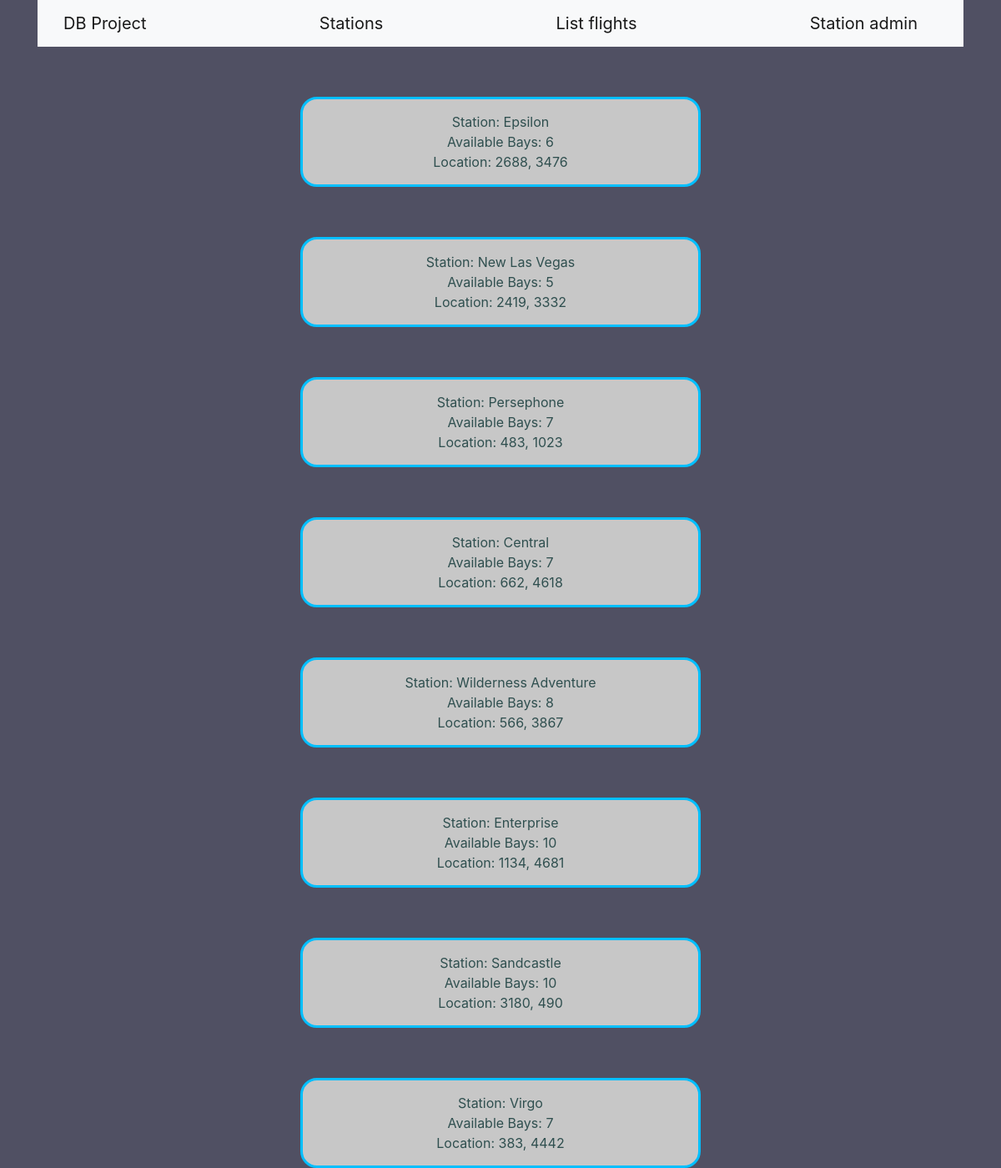
The app's page /stations with its own data.
### tables this page shows
CREATE TABLE Stations(name VARCHAR(30) UNIQUE, bays INT, xloc INT, yloc INT);

### main.py (the view, shortened to what this page needs)
@app.route('/stations', methods = ['GET', 'POST'])
def stations():
    con = sqlite3.connect("stations.db")
    cur = con.cursor()
    stations = con.execute("select * from Stations;")
    return render_template('stations.html', stations=stations)

### template/stations.html
{% extends "home.html" %}
{% block content %}
            {% for station in stations %}
                <p>
                Station: {{station[0]}}<br>
                Available Bays: {{station[1]}}<br>
                Location: {{station[2]}}, {{station[3]}}
                </p>
            {% endfor %}
{% endblock content %}

### template/home.html (shortened to what this page needs)
<!DOCTYPE html>
<html>
    <head>
        <link rel="stylesheet" href="https://cdn.jsdelivr.net/npm/bootstrap@4.5.3/dist/css/bootstrap.min.css">
    </head>
    <body>
        <div class="container">
            <nav class="navbar navbar-expand-md bg-light navbar-light fixed-left">
              <div class="container">
                <a class="navbar-brand mr-4" href="{{ url_for('home') }}">DB Project</a>
                <a class="navbar-brand mr-4" href="{{ url_for('stations') }}">Stations</a>
                <a class="navbar-brand mr-4" href="{{ url_for('flights') }}">List flights</a>
                <a class="navbar-brand mr-4" href="{{ url_for('stationadmin') }}">Station admin</a>
                </div>
            </nav>
        </div>
        {% block content %}{% endblock %}
    </body>
</html>

### template/home.html (style rules this page uses)
body { background-color: rgb(80, 80, 99); }
div { vertical-align: middle; }
p { border-radius: 20px; background-color: rgb(199, 199, 199); margin:auto; margin-top: 5%; text-align: center; width: 40%; color:darkslategray; padding: 15px; border:3px solid deepskyblue; }

### records on screen
Stations: name "Epsilon", bays "6", xloc "2688", yloc "3476"
Stations: name "New Las Vegas", bays "5", xloc "2419", yloc "3332"
Stations: name "Persephone", bays "7", xloc "483", yloc "1023"
Stations: name "Central", bays "7", xloc "662", yloc "4618"
Stations: name "Wilderness Adventure", bays "8", xloc "566", yloc "3867"
Stations: name "Enterprise", bays "10", xloc "1134", yloc "4681"
Stations: name "Sandcastle", bays "10", xloc "3180", yloc "490"
Stations: name "Virgo", bays "7", xloc "383", yloc "4442"
